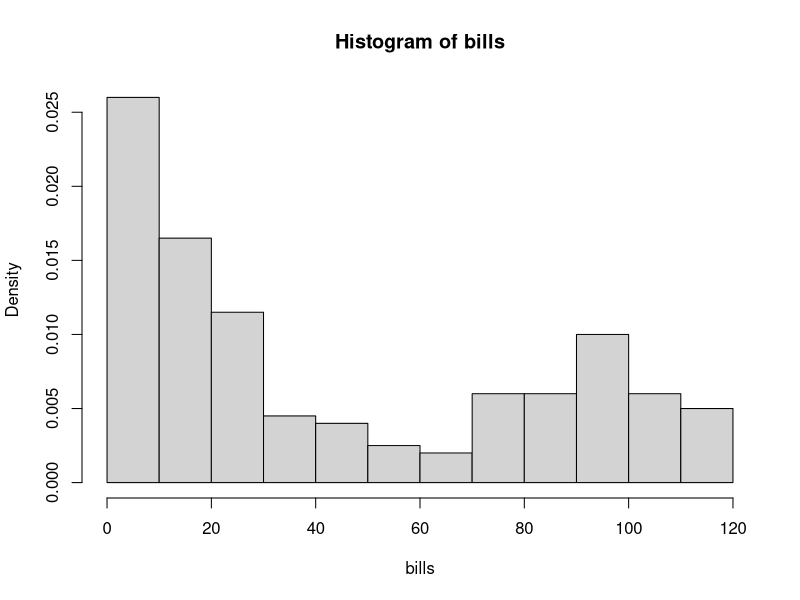

Recreate this plot in R. (Note: this script raises an error after producing the figure.)
par(mfrow=c(1,1));
#Exercise 1
#1.1
Data <- read.table("telephone.txt",header = TRUE);
bills = Data$Bills;

t=median(bills)
t
n=length(bills);
n

hist(bills,prob=T);

bootstrap_exp<-function(n,lambda){
  B=1000;
  tstar=numeric(B);
  for(i in 1:B){
    xstar = rexp(n,lambda); #Exercise says for lambda = [0.01,0.1]
    tstar[i] = median(xstar);
  }
  return(tstar)
}

lambda_values=seq(0.01,0.1,length=500)
lambda_values

p_array=numeric(length(lambda_values))
i=1
for(lambda in lambda_values){
  bootstrap_exp(n,lambda);
  pl=sum(tstar<t)/B;
  pr=sum(tstar>t)/B;
  p=2*min(pl,pr);
  p_array[i]=p;
  i=i+1;
}

p_array;

length(lambda_values)
length(p_array)

plot(lambda_values,p_array)
#Checking our graph we get that forthe values of lambda in range [0.01,0.1] all the p-values we get are 0. so we can reject the H0 that our distribution come from an exponential distribution of lambda range 0.01 0.1

#1.2

hist(bills)
boxplot(bills)
#Since half of the customers spend less than 27€ the marketing advice could be 
#Any other plot?
#Conclusion: Most of the people spend less than 20€ per month (?)

#Exercise 2
#Retrieving data

light1879 = scan("light1879.txt");
light1879;

light1882 = scan("light1882.txt")
light1882

light_time = scan("light.txt") #Holds the times saved from the experiment which are NOT the seconds taken to travel 7442Km
light_time


light_real_time = ((light_time/1000)+24.8)/1000000 #Holds the real time taken to travel 7442Km in seconds
light_real_time

light_speed = (7.442/light_real_time)-299000 #Measured speed of light minus 299000
light_speed

#2.1
#Histograms and box plots
par(mfrow=c(1,3));
hist(light1879);
boxplot(light1879);

hist(light1882);
boxplot(light1882);

hist(light_speed);
boxplot(light_speed);


boxplot(light1879,light1882,light_speed)

quantile(light1879)
quantile(light1882)
quantile(light_speed)
#Comparing the histograms and boxplots we can see that the distribution of the light1882 and light_speed are quite similar. Meanwhile, the light1879 the boxplot seems shifted upwards which means that the values are bigger.
#If we consider the median values then we get for light1879 is 850, for 1882 is 774 and light_speed is 754. We see again that light1882 and light_speed medians are close to each other.

#2.2
#Bootstrap confidence intervals lecture 2

#Defining function for bootstrap test

bootstrap<-function(data,operation="mean"){
  B=1000;
  tstar=numeric(B);
  
  for(i in 1:B){
    xstar = sample(data,replace = TRUE);
    
    if(operation=="mean"){
      tstar[i] = mean(xstar);
    }else if(operation=="median"){
      tstar[i] = median(xstar);
    }
  }
  return(tstar);
}

get_confidence_intervals<-function(data,operation="mean"){
  if(operation=="mean"){
    t=mean(data);
  }else if(operation=="median"){
    t=median(data);
  }
  tstar = bootstrap(data,operation);
  tstar25 = quantile(tstar,0.025);
  tstar975 = quantile(tstar,0.975);
  return(c(2*t-tstar975,2*t-tstar25));
}

#Light1879
add_speed=299000
add_speed=0


confidence_mean = get_confidence_intervals(light1879);
confidence_mean+add_speed;

confidence_median = get_confidence_intervals(light1879,"median");
confidence_median+add_speed;

#Light1882
confidence_mean = get_confidence_intervals(light1882);
confidence_mean+add_speed;

confidence_median = get_confidence_intervals(light1882,"median");
confidence_median+add_speed;

#Light
confidence_mean = get_confidence_intervals(light_speed);
confidence_mean+add_speed;

confidence_median = get_confidence_intervals(light_speed,"median");
confidence_median+add_speed;

#2.3 Comments
#We see that for the confidence intervals the light1882 and lightspeed they are similir and more or less in the same range. Meanwhile, the confidence interval of 1879 is not in the same range as the other two for the mean and for the median. The intesection of the intervals of 1879 and the others
#is empty.Then the experiments of 1879 maybe are not accurate enough or at least they differ from the other two experiments..
#2.4
#Speed of light according to https://physics.nist.gov/cgi-bin/cuu/Value?c
#299792.458
# For light1879 the value doesn't fall in the interval neither mean or median
# For light1882 the value doesn't fall in the interval neither mean or median
# For light it also doesn't fall in the interval neither mean or median
#It is not consistent

#We see that the currently most accurate value of speed does not fall in the confidence interval of the first data set (1879) neither does in the measures of Newcombs (light_speed) neither for the mean or median. But, it does falls in the mean and median confidence interval of Michael's 1882.
#It is consistent for Michelson measurements of the experiments made in 1882 but not in the other two.

#Exercise 3
#3.1
klm = scan("klm.txt");
klm
hist(klm)
qqnorm(klm)
qqline(klm)

#We check that the population doesn not seem normal this tell us that doing the t-test is not the best option
#We should perform the sign test Lecture 3 (13)
#Wilcoxon test doesn't seem appropiate because the population is not symetric

#Sign test
#We compute how many values are bigger than the median to test
n_smaller = sum(klm>31)
n_smaller
n = length(klm)
n
binom.test(n_smaller,n,p=0.5)

median(klm) #Checking
quantile(klm)

#
#We can reject the null hypothesus that the median of the population is == 31. But checking at the confidence interval 0.53 0.78, we see that 31 should be between quantile 0.53 and 0.78 therefore 
# How to change the null hypothesis to check if population is <= than 31?
# Checking confidence interval it gives 0.21 and 0.46. Can we say with that info the median is bigger than 31?


#3.2
quantile(klm,probs=0.8) #$Just checking

n_bigger = sum(klm>72);
binom.test(n_bigger,n,p=0.1)

#With a p value of 0.002 we can reject that at most 10% of the parts arrive later than 72 days. 
# If we check the confidence intervals 0.12 and 0.34, this means that between 12% and 34% of the pieces arrive later than 72 days (Can we say this?)

#Exercise 4
Clouds<-read.table("clouds.txt",header = TRUE);

hist(Clouds$seeded)
hist(Clouds$unseeded)

differences=Clouds$seeded-Clouds$unseeded
mean(differences)

hist(differences)
boxplot(Clouds$seeded,Clouds$unseeded)
boxplot(differences)

#4.1

#Check if the differences come from a normal distribution
qqnorm(differences)
qqline(differences)
shapiro.test(differences)
#QQplot an shapiro indicate that the differences do not follow normal distribution

#Should we do t.test eventhough the differences of the two data sets doesn't seem to be normal

#T-test
#Lecture 3 slide 25 says that paired t-test assumes that the differneces are a random sample from a normal population

plot(Clouds$seeded~Clouds$unseeded,data=Clouds); abline(0,1)

t.test(Clouds$seeded,Clouds$unseeded,paired = TRUE)

#H0 is rejected. Mean of the differences is different from 0.

#Mann-whitney-wilcoxon test. Lecture 4 slide 20
wilcox.test(Clouds$seeded,Clouds$unseeded)
#p-value indicates that H0 is rejected. The samples come from different populations
#though probably we shouldn't use this test because it is for independent samples and our data is paired

#Kolmorov-Smirnov. Lecture 4 slide 22
ks.test(Clouds$seeded,Clouds$unseeded);
#p-value indicates that H0 is rejected. The samples come from different populations
#though probably we shouldn't use this test because it is for independent samples and our data is paired

#4.2
clouds_sq=sqrt(Clouds)
clouds_sq

#T-test
t.test(clouds_sq$seeded,clouds_sq$unseeded,paired = TRUE)
#p-value rejects H0. Mean of the diiferences is different from 0.

#Mann-whitney-wilcoxon test
wilcox.test(clouds_sq$seeded,clouds_sq$unseeded)
#p-value indicates that H0 is rejected. The samples come from different populations

#Kolmorov-Smirnov.
ks.test(clouds_sq$seeded,clouds_sq$unseeded);
#p-value indicates that H0 is rejected. The samples come from different populations

#4.3
clouds_sq_sq=sqrt(clouds_sq)
#T-test
t.test(clouds_sq_sq$seeded,clouds_sq_sq$unseeded,paired = TRUE)
#p-value rejects H0. Mean of the diiferences is different from 0.

#Mann-whitney-wilcoxon test
wilcox.test(clouds_sq_sq$seeded,clouds_sq_sq$unseeded)
#p-value indicates that H0 is rejected. The samples come from different populations

#Kolmorov-Smirnov.
ks.test(clouds_sq_sq$seeded,clouds_sq_sq$unseeded);
#p-value indicates that H0 is rejected. The samples come from different populations


#Findings: applying square root to the samples makes the p-value on the t-test to decrease.
#while in the Mann-whitney-wilcoxon test and Kolmorov-sminorv test p-value remains the same after doing the test on the square rooted values.